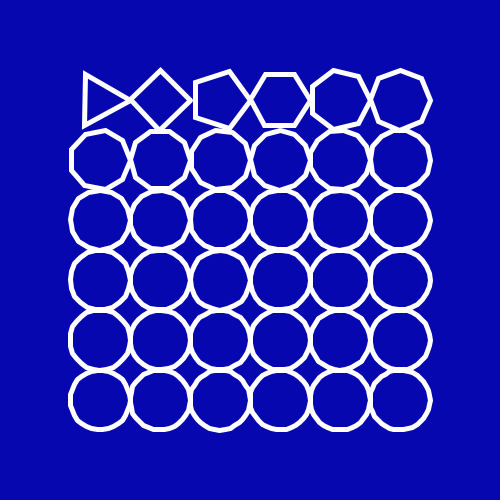
Frame 1 (no input)
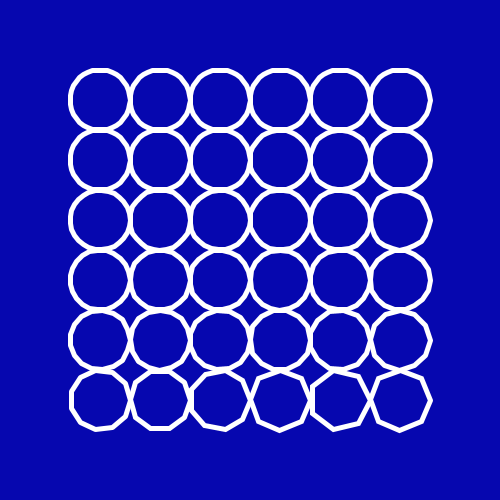
Frame 60 (the mouse pressed at the canvas centre just before this capture)
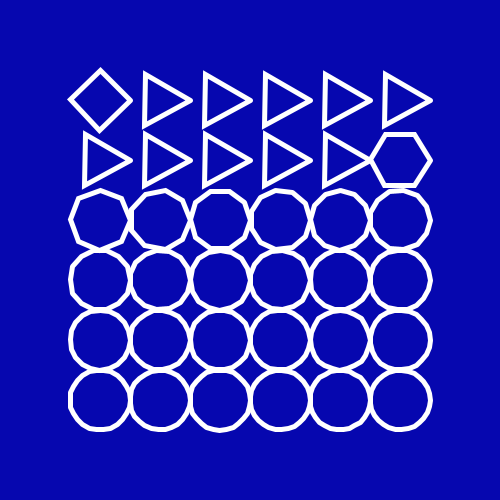
Frame 120 (the mouse held since frame 60 and released just before this capture)

The Processing sketch that drew these frames (run headless with seeded random() and noise(); from frame 60 on, the mouse is pressed at the canvas centre):

// Processing sketch: sketch_25102017
// ── sketch_25102017.pde
int i = 3;
ArrayList<Poly>polygon;
int num = 2;

void setup(){
  size(500,500);
  smooth();
  noFill();
  stroke(255);
  strokeWeight(5);
  polygon = new ArrayList<Poly>();
  for(int x = 100; x <= 400; x+= 60){
    for(int y = 100; y <= 400; y+= 60){
      num++;
      polygon.add(new Poly(x,y,num, 30, num));
    }
  }
}

void draw(){
  background(6,7,175);
  for(Poly p : polygon){
    p.display();
  }
}
// ── Poly.pde
class Poly{
  int side, size;
  float posX, posY;
  boolean change = false;
  float count;
  
  Poly(float _x, float _y,int _side, int _size, float pos){
    side = _side;
    size = _size;
    posX = _x;
    posY = _y;
    count = pos;
  }
  
  
  void display(){
    pushMatrix();
    update();
    translate(posY, posX);
    beginShape();
      for(int i = 0; i <= side; i++){
        float theta = map(i, 0, side, 0, TWO_PI);
        float x = size * cos(theta);
        float y = size * sin(theta);
        vertex(x,y);
      }
    endShape();
    popMatrix();
  }
  
  void update(){
    if(!change){
      count+=0.5;
      if(count >= 15){
        side++;
      }
      if(side >= 38){
        change = true;
        count = 0;
      }
    }
    if(change){
      count+=0.5;
      if(count >= 15){
        side--;
      }
      if(side <= 3){
        change = false;
        count = 0;
      }
    }
  }
}
